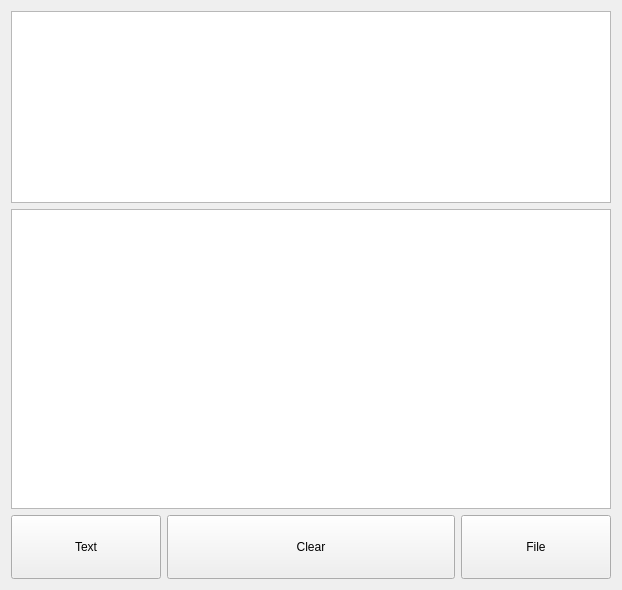
        <widget class="QWidget" name="tab_2">
         <property name="sizePolicy">
          <sizepolicy hsizetype="MinimumExpanding" vsizetype="MinimumExpanding">
           <horstretch>0</horstretch>
           <verstretch>0</verstretch>
          </sizepolicy>
         </property>
         <attribute name="title">
          <string>Data</string>
         </attribute>
         <layout class="QGridLayout" name="gridLayout_8">
          <item row="0" column="3">
           <widget class="QPlainTextEdit" name="sendTextEdit">
            <property name="minimumSize">
             <size>
              <width>600</width>
              <height>50</height>
             </size>
            </property>
            <property name="font">
             <font>
              <family>Sans Serif</family>
              <pointsize>12</pointsize>
              <weight>50</weight>
              <italic>false</italic>
              <bold>false</bold>
             </font>
            </property>
            <property name="styleSheet">
             <string notr="true">font: 12pt &quot;Sans Serif&quot;;
</string>
            </property>
           </widget>
          </item>
          <item row="1" column="3">
           <widget class="QPlainTextEdit" name="receivedTextEdit">
            <property name="minimumSize">
             <size>
              <width>0</width>
              <height>300</height>
             </size>
            </property>
            <property name="styleSheet">
             <string notr="true">font: 12pt &quot;Sans Serif&quot;;
</string>
            </property>
            <property name="textInteractionFlags">
             <set>Qt::TextSelectableByKeyboard|Qt::TextSelectableByMouse</set>
            </property>
           </widget>
          </item>
          <item row="2" column="3">
           <layout class="QHBoxLayout" name="horizontalLayout_8">
            <item>
             <widget class="QPushButton" name="sendTextButton">
              <property name="sizePolicy">
               <sizepolicy hsizetype="Fixed" vsizetype="Fixed">
                <horstretch>0</horstretch>
                <verstretch>0</verstretch>
               </sizepolicy>
              </property>
              <property name="minimumSize">
               <size>
                <width>150</width>
                <height>64</height>
               </size>
              </property>
              <property name="styleSheet">
               <string notr="true">font: 14pt &quot;Sans Serif&quot;;
</string>
              </property>
              <property name="text">
               <string>Text</string>
              </property>
             </widget>
            </item>
            <item>
             <widget class="QPushButton" name="clearReceivedTextButton">
              <property name="minimumSize">
               <size>
                <width>0</width>
                <height>64</height>
               </size>
              </property>
              <property name="styleSheet">
               <string notr="true">font: 14pt &quot;Sans Serif&quot;;
background: none;

</string>
              </property>
              <property name="text">
               <string>Clear</string>
              </property>
             </widget>
            </item>
            <item>
             <widget class="QPushButton" name="chooseFileButton">
              <property name="sizePolicy">
               <sizepolicy hsizetype="Fixed" vsizetype="Fixed">
                <horstretch>0</horstretch>
                <verstretch>0</verstretch>
               </sizepolicy>
              </property>
              <property name="minimumSize">
               <size>
                <width>150</width>
                <height>64</height>
               </size>
              </property>
              <property name="styleSheet">
               <string notr="true">font: 14pt &quot;Sans Serif&quot;;
</string>
              </property>
              <property name="text">
               <string>File</string>
              </property>
             </widget>
            </item>
           </layout>
          </item>
         </layout>
        </widget>
